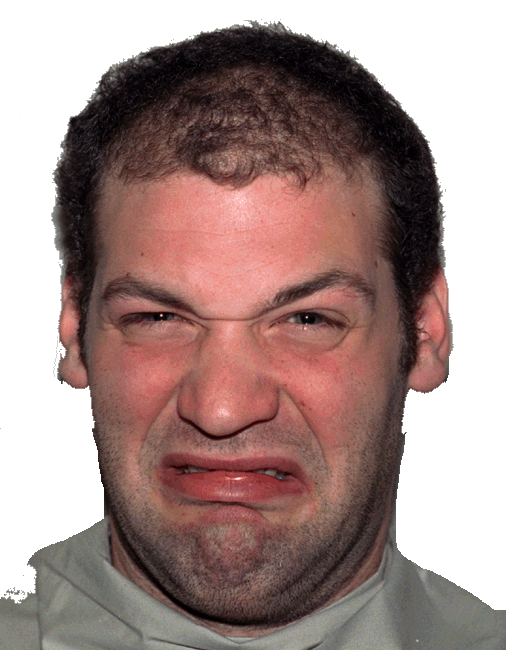
%> input picture probset3/data/NimStim/23M_DI_C.BMP, 506 x 650 px; its folder holds 3 pictures in this run
$ octave run_train.m   (GNU Octave 9; MATLAB toolbox functions it lacks are replaced by stand-ins)
%> lines starting %> are read from the running program, lines starting %| are printed output that depends on the picture
### probset3/preprocessing/prepare_data.m
%% Dataset locations and paths
dataset_locs={fullfile('..','data','NimStim'), fullfile('..','data','POFA')}; %populate cell array of photo directories
paths = cellfun(@(x) dir(x), dataset_locs, 'UniformOutput', false)'; %populate cell array of photo file paths
addpath(genpath(fullfile('..', 'preprocessing', 'gabor')));  %From Matlab exchange

%Key values for the two data sets
NIMSTIM=1;
POFA=2;

%Load data into fulldata cellarray and target values into target
for i=1:length(paths)
    %Load NimStim as cell array of matrices. We need a dummy 'ErrorHandler' to to tell it to pass if nothing was loaded
    file_paths{i} = fullfile(dataset_locs{i}, {paths{i}(:).name});
    fulldata{i}.data = cellfun(@(x) imread(x), file_paths{i}, 'UniformOutput', false, 'ErrorHandler', @(x,y) 0)';
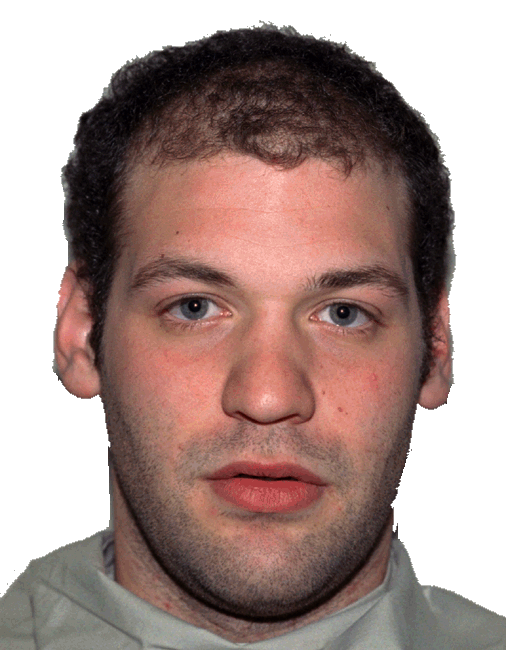
%> input picture probset3/data/NimStim/23M_NE_O.BMP, 506 x 650 px
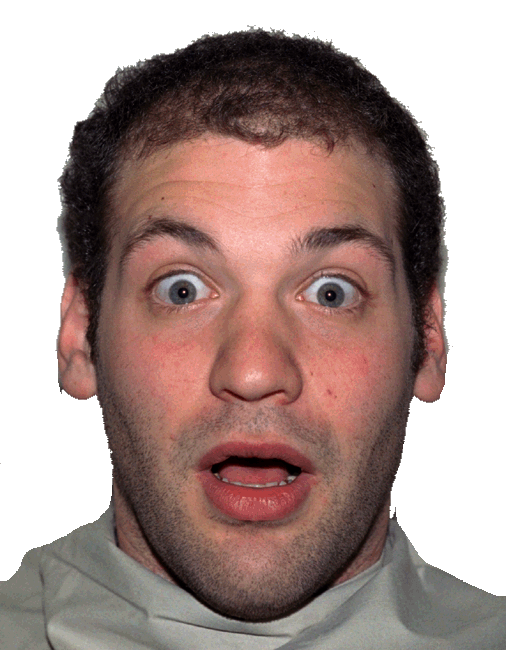
%> input picture probset3/data/NimStim/23M_SP_O.BMP, 506 x 650 px
    good_idx{i} = cellfun(@(x) nnz(x) > 0, fulldata{i}.data, 'ErrorHandler', @(x,y) 0);
    fulldata{i}.data = fulldata{i}.data(good_idx{i});

    %Save filename to extract label
    temp = regexp({paths{i}(good_idx{i}).name}, '[\\\/.]', 'split')';
%> temp = {{'23M_DI_C', 'BMP'}, {'23M_NE_O', 'BMP'}, {'23M_SP_O', 'BMP'}}
    filename{i} = cellfun(@(x) x{1}, temp, 'UniformOutput', false);
    target{i}=cellfun( @(x) get_image_labels(x, i), filename{i});
end

%% Scale images to the proper size
processed_images.NimStim.images = cellfun(@(x) imresize(rgb2gray(x),[64,64]), fulldata{1}.data, 'UniformOutput', false);
processed_images.NimStim.targets = target{1};
processed_images.POFA.images = cellfun(@(x) imresize(x,[64,64]), fulldata{2}.data, 'UniformOutput', false);
processed_images.POFA.targets = target{2};


%% Preprocess images with Gabor Filters
gabArr = gaborFilterBank(5, 8, 64, 64);

%> the run ends on the next line
feature_vector.NimStim.images = cellfun(@(x) gaborFeatures(x, gabArr,8, 8) , processed_images.NimStim.images, 'UniformOutput' , false);
feature_vector.NimStim.targets = target{1};
feature_vector.POFA.images = cellfun(@(x) gaborFeatures(x, gabArr,8, 8) , processed_images.POFA.images, 'UniformOutput' , false);
feature_vector.POFA.targets = target{2};

%% Make feature vector 3D matrix
temp_features.NimStim = feature_vector.NimStim.images{1};
for i=2:length(feature_vector.NimStim.images)
    temp_features.NimStim(:,:,i) = feature_vector.NimStim.images{i};
end
temp_features.POFA = feature_vector.NimStim.images{1};
for i=2:length(feature_vector.POFA.images)
    temp_features.POFA(:,:,i) = feature_vector.POFA.images{i};
end

%% Split matricies by scale
temp2_features.NimStim.scale1 = squeeze(temp_features.NimStim(:,1,:));
temp2_features.NimStim.scale2 = squeeze(temp_features.NimStim(:,2,:));
temp2_features.NimStim.scale3 = squeeze(temp_features.NimStim(:,3,:));
temp2_features.NimStim.scale4 = squeeze(temp_features.NimStim(:,4,:));
temp2_features.NimStim.scale5 = squeeze(temp_features.NimStim(:,5,:));

temp2_features.POFA.scale1 = squeeze(temp_features.POFA(:,1,:));
temp2_features.POFA.scale2 = squeeze(temp_features.POFA(:,2,:));
temp2_features.POFA.scale3 = squeeze(temp_features.POFA(:,3,:));
temp2_features.POFA.scale4 = squeeze(temp_features.POFA(:,4,:));
temp2_features.POFA.scale5 = squeeze(temp_features.POFA(:,5,:));

%% Find SVD projectors

[~,~,V] = svds(temp2_features.NimStim.scale1', 8);
NimStim.p1 = V';
[~,~,V] = svds(temp2_features.NimStim.scale2', 8);
NimStim.p2 = V';
[~,~,V] = svds(temp2_features.NimStim.scale3', 8);
NimStim.p3 = V';
[~,~,V] = svds(temp2_features.NimStim.scale4', 8);
NimStim.p4 = V';
[~,~,V] = svds(temp2_features.NimStim.scale5', 8);
NimStim.p5 = V';

[~,~,V] = svds(temp2_features.POFA.scale1', 8);
POFA.p1 = V';
[~,~,V] = svds(temp2_features.POFA.scale2', 8);
POFA.p2 = V';
[~,~,V] = svds(temp2_features.POFA.scale3', 8);
POFA.p3 = V';
[~,~,V] = svds(temp2_features.POFA.scale4', 8);
POFA.p4 = V';
[~,~,V] = svds(temp2_features.POFA.scale5', 8);
POFA.p5 = V';

%% Data
%  Project feature vectors to 8 dimensions
nimstim_data = vertcat(NimStim.p1*temp2_features.NimStim.scale1, NimStim.p2*temp2_features.NimStim.scale2, ...
    NimStim.p3*temp2_features.NimStim.scale3, NimStim.p4*temp2_features.NimStim.scale4, NimStim.p5*temp2_features.NimStim.scale5);

pofa_data = vertcat(POFA.p1*temp2_features.POFA.scale1, POFA.p2*temp2_features.POFA.scale2, ...
    POFA.p3*temp2_features.POFA.scale3, POFA.p4*temp2_features.POFA.scale4, POFA.p5*temp2_features.POFA.scale5);

%% Labels
nimstim_labels = target{1}';
pofa_labels = target{2}';

### probset3/common/Mohammad Haghighat/gaborFilterBank.m
function gaborArray = gaborFilterBank(u,v,m,n)

% GABORFILTERBANK generates a custum Gabor filter bank.
% It creates a u by v array, whose elements are m by n matries;
% each matrix being a 2-D Gabor filter.
%
%
% Inputs:
%       u	:	No. of scales (usually set to 5)
%       v	:	No. of orientations (usually set to 8)
%       m	:	No. of rows in a 2-D Gabor filter (an odd integer number usually set to 39)
%       n	:	No. of columns in a 2-D Gabor filter (an odd integer number usually set to 39)
%
% Output:
%       gaborArray: A u by v array, element of which are m by n
%                   matries; each matrix being a 2-D Gabor filter
%
%
% Sample use:
%
% gaborArray = gaborFilterBank(5,8,39,39);
%
%
%   Details can be found in:
%
%   M. Haghighat, S. Zonouz, M. Abdel-Mottaleb, "Identification Using
%   Encrypted Biometrics," Computer Analysis of Images and Patterns,
%   Springer Berlin Heidelberg, pp. 440-448, 2013.
%
%
% (C)	Mohammad Haghighat, University of Miami
%       haghighat@ieee.org
%       I WILL APPRECIATE IF YOU CITE OUR PAPER IN YOUR WORK.


if (nargin ~= 4)    % Check correct number of arguments
    error('There should be four inputs.')
end


%% Create Gabor filters

% Create u*v gabor filters each being an m*n matrix

gaborArray = cell(u,v);
fmax = 0.25;
gama = sqrt(2);
eta = sqrt(2);

for i = 1:u

    fu = fmax/((sqrt(2))^(i-1));
    alpha = fu/gama;
    beta = fu/eta;

    for j = 1:v
        tetav = ((j-1)/v)*pi;
        gFilter = zeros(m,n);

        for x = 1:m
            for y = 1:n
                xprime = (x-((m+1)/2))*cos(tetav)+(y-((n+1)/2))*sin(tetav);
                yprime = -(x-((m+1)/2))*sin(tetav)+(y-((n+1)/2))*cos(tetav);
                gFilter(x,y) = (fu^2/(pi*gama*eta))*exp(-((alpha^2)*(xprime^2)+(beta^2)*(yprime^2)))*exp(1i*2*pi*fu*xprime);
            end
        end
        gaborArray{i,j} = gFilter;

    end
end

% [20 lines of commented-out code are left out]

### probset3/preprocessing/get_image_labels.m
function target = getImageLabels(filename, dataset)
%String parser that takes the filename and extracts the emotion and
%identity that corresponds to the image

if dataset == 1 %NIMSTIM
    temp=regexp(filename,'[_-]','split');
    target = str2num(temp{1}(1:2)) - 22;
    if target == 23
        target = 22;
    end

    elseif dataset == 2 %POFA
        temp=regexp(filename,'[_-]','split');
        if temp{2} == 'AN'
            target = 1;
        elseif temp{2} == 'DI'
            target = 2;
        elseif temp{2} == 'HA'
            target = 3;
        elseif temp{2} == 'SP'
            target = 4;
        elseif temp{2} == 'SA'
            target = 5;
        elseif temp{2} == 'FE'
            target = 6;
        end
    end

end

### probset3/multilayer_supervised/run_train.m
% runs training procedure for supervised multilayer network
% softmax output layer with cross entropy loss function

%% Setup environment
%  Add common directory to your path for minFunc
addpath ../common;
addpath(genpath('../common/minFunc_2012/minFunc'));
addpath(genpath('.'));
addpath(genpath('../preprocessing'));

% Run preprocess code if necessary
if ~exist('nimstim_data', 'var')
    prepare_data;
